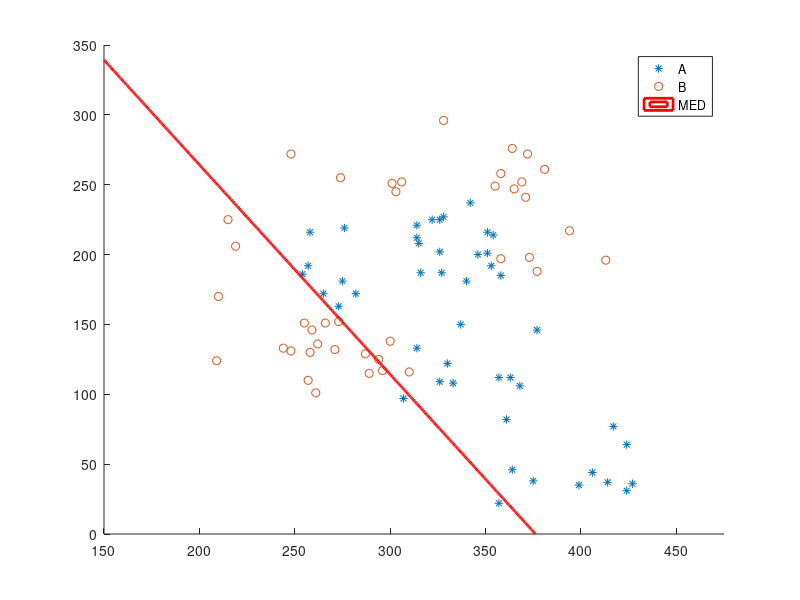

The MATLAB source for this figure:
%% SLC_C2
close all;    
clear all;  
clc;    
load assign32018.mat;
id_a=randperm(200,50);
a_c2=a(id_a,:);
id_b=randperm(200,50);
b_c2=b(id_b,:);
%%
classA=a_c2;
classB=b_c2;
Class = [a; b];
Class(1:200, 3) = 1;
Class(201:400, 3) = 2;
z = zeros(length(Class),2);
z(1:200,1)= Class(1:200, 3);
z(201:400,1)= Class(201:400, 3);
for n = 1:200
    sampleA = classA;
    sampleB = classB;
    % get rid of 1 data
    sampleA(n,:) = 0;
    sampleB(n,:) = 0;
    sample = [sampleA;sampleB];
    % calculate the mean of sample A
    meanClassA = mean(classA);
    meanClassB = mean(classB);
    
    z(n,2) = (Class(n,1)- meanClassA(1))^2 + (Class(n,2)- meanClassA(2))^2 ...
        - ((Class(n,1)- meanClassB(1))^2 + (Class(n,2)- meanClassB(2))^2);
    
    z(n+200,2) = (Class(n+200,1)- meanClassA(1))^2 + (Class(n+200,2)- meanClassA(2))^2 ...
        - ((Class(n+200,1)- meanClassB(1))^2 + (Class(n+200,2)- meanClassB(2))^2);
    if z(n,2)>0
        z(n,2) = 2;
    else
        z(n,2) = 1;
    end
    
    if z(n+200,2)>0
        z(n+200,2) = 2;
    else
        z(n+200,2) = 1;
    end
end
    
id_row_error = find(z(:,1)~=z(:,2));
error_classified = Class(id_row_error,:);
id_row_error_num=randperm(length(error_classified),length(error_classified)/2);
select_error=error_classified(id_row_error_num,:);
a_error_c2 = find(select_error(:,3)==1);
b_error_c2 = find(select_error(:,3)==2);
a_error_c2 = select_error(a_error_c2,1:2);
b_error_c2 = select_error(b_error_c2,1:2);

id_row_right = find(z(:,1)==z(:,2));
right_classified = Class(id_row_right,:);
id_row_right_num=randperm(length(right_classified),length(error_classified)/2);
select_right=right_classified(id_row_right_num,:);
a_right_c2 = find(select_right(:,3)==1);
b_right_c2 = find(select_right(:,3)==2);
a_right_c2 = select_right(a_right_c2,1:2);
b_right_c2 = select_right(b_right_c2,1:2);

a_d2_c2 = [a_error_c2;a_right_c2];%D2 A
b_d2_c2 = [b_error_c2;b_right_c2];%D2 B
%% Q
classA_d2=a_d2_c2;
classB_d2=b_d2_c2;
error_SLC = zeros(10,1);
mean_a_plot = zeros(10,2);
mean_b_plot = zeros(10,2);
for k = 1:10
    id_r_a=randperm(length(a_d2_c2),1);
    mean_a=a_d2_c2(id_r_a,:);
    id_r_b=randperm(length(b_d2_c2),1);
    mean_b=b_d2_c2(id_r_b,:);
    mean_a_plot(k,:)=mean_a;
    mean_b_plot(k,:)=mean_b;
    z_d2_a = zeros(length(classA_d2),1);
    z_d2_b = zeros(length(classB_d2),1);
    %Class_d2 = [classA_d2; classB_d2];
    % add labels
%     Class_d2(1:length(a_d2_c2), 3) = 1;
%     Class_d2(length(a_d2_c2)+1:length(Class_d2), 3) = 2;
    for n_d2_a = 1:length(classA_d2)
        meanClassA_d2 = mean_a;
        meanClassB_d2 = mean_b;
        z_d2_a(n_d2_a) = (classA_d2(n_d2_a,1)- meanClassA_d2(1))^2 + (classA_d2(n_d2_a,2)- meanClassA_d2(2))^2 ...
                    - ((classA_d2(n_d2_a,1)- meanClassB_d2(1))^2 + (classA_d2(n_d2_a,2)- meanClassB_d2(2))^2);
        if z_d2_a(n_d2_a)>0
                 z_d2_a(n_d2_a) = 2;
             else
                 z_d2_a(n_d2_a) = 1;
        end
    end
        
    for n_d2_b = 1:length(classB_d2)
         meanClassA_d2 = mean_a;
         meanClassB_d2 = mean_b;
         z_d2_b(n_d2_b) = (classB_d2(n_d2_b,1)- meanClassA_d2(1))^2 + (classB_d2(n_d2_b,2)- meanClassA_d2(2))^2 ...
                     - ((classB_d2(n_d2_b,1)- meanClassB_d2(1))^2 + (classB_d2(n_d2_b,2)- meanClassB_d2(2))^2);
         if z_d2_b(n_d2_b)>0
                z_d2_b(n_d2_b) = 2;
         else
                z_d2_b(n_d2_b) = 1;
         end
    end
    z_d2_all(:,2)=[z_d2_a;z_d2_b];
    z_d2_all(1:length(classA_d2),1)=1;
    z_d2_all(length(classA_d2)+1:length(classA_d2)+length(classB_d2),1)=2;
    diff=find(z_d2_all(:,1)~=z_d2_all(:,2));
    errMED = length(diff)/length(z_d2_all);
    error_SLC(k,1) = errMED;
end
min_of_error_SLC=min(error_SLC);
id_row = find(error_SLC==min(error_SLC));

%%
mean_a_plot = mean_a_plot(id_row,:);
mean_b_plot = mean_b_plot(id_row,:);

%% MED_use_d2
x_M = linspace(150, 475, 500);
y_M = linspace(0, 350, 500);

z_M = zeros(length(x_M), length(y_M));
for i=1:length(x_M)
    for j=1:length(y_M)
        z_M(i,j)=sqrt(((x_M(i)-mean_a_plot(1))^2 + (y_M(j)-mean_a_plot(2))^2))-sqrt(((x_M(i)- mean_b_plot(1))^2 + (y_M(j)- mean_b_plot(2))^2));
    end
end
z_M=z_M';
scatter(a_d2_c2(:,1),a_d2_c2(:,2),'*','DisplayName','A');
hold on;
scatter(b_d2_c2(:,1),b_d2_c2(:,2),'DisplayName','B');
contour(x_M,y_M,z_M,[0, 0],'LineWidth',2,'LineColor','r','DisplayName','MED');
legend('show');